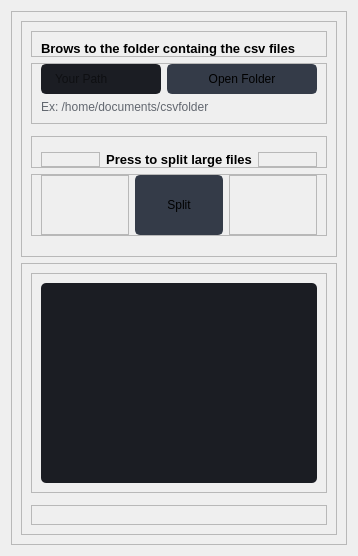
                  <widget class="QWidget" name="page3_LargeFileSplitter">
                   <layout class="QVBoxLayout" name="verticalLayout_24">
                    <item>
                     <widget class="QFrame" name="frame_36">
                      <property name="frameShape">
                       <enum>QFrame::StyledPanel</enum>
                      </property>
                      <property name="frameShadow">
                       <enum>QFrame::Raised</enum>
                      </property>
                      <layout class="QVBoxLayout" name="verticalLayout_23">
                       <item>
                        <widget class="QFrame" name="frame_37">
                         <property name="frameShape">
                          <enum>QFrame::StyledPanel</enum>
                         </property>
                         <property name="frameShadow">
                          <enum>QFrame::Raised</enum>
                         </property>
                         <layout class="QVBoxLayout" name="verticalLayout_21">
                          <property name="bottomMargin">
                           <number>0</number>
                          </property>
                          <item>
                           <widget class="QFrame" name="frame_38">
                            <property name="frameShape">
                             <enum>QFrame::StyledPanel</enum>
                            </property>
                            <property name="frameShadow">
                             <enum>QFrame::Raised</enum>
                            </property>
                            <layout class="QHBoxLayout" name="horizontalLayout_23">
                             <property name="bottomMargin">
                              <number>0</number>
                             </property>
                             <item>
                              <widget class="QLabel" name="labelBoxBlenderInstalation_6">
                               <property name="font">
                                <font>
                                 <family>Segoe UI</family>
                                 <pointsize>10</pointsize>
                                 <weight>75</weight>
                                 <bold>true</bold>
                                </font>
                               </property>
                               <property name="styleSheet">
                                <string notr="true"/>
                               </property>
                               <property name="text">
                                <string>Brows to the folder containg the csv files</string>
                               </property>
                              </widget>
                             </item>
                            </layout>
                           </widget>
                          </item>
                          <item>
                           <widget class="QFrame" name="frame_39">
                            <property name="frameShape">
                             <enum>QFrame::StyledPanel</enum>
                            </property>
                            <property name="frameShadow">
                             <enum>QFrame::Raised</enum>
                            </property>
                            <layout class="QHBoxLayout" name="horizontalLayout_24">
                             <property name="topMargin">
                              <number>0</number>
                             </property>
                             <item>
                              <layout class="QGridLayout" name="gridLayout_7">
                               <property name="bottomMargin">
                                <number>0</number>
                               </property>
                               <item row="0" column="0">
                                <widget class="QLineEdit" name="LineEditPath_Page3">
                                 <property name="minimumSize">
                                  <size>
                                   <width>0</width>
                                   <height>30</height>
                                  </size>
                                 </property>
                                 <property name="styleSheet">
                                  <string notr="true">QLineEdit {
	background-color: rgb(27, 29, 35);
	border-radius: 5px;
	border: 2px solid rgb(27, 29, 35);
	padding-left: 10px;
}
QLineEdit:hover {
	border: 2px solid rgb(64, 71, 88);
}
QLineEdit:focus {
	border: 2px solid rgb(91, 101, 124);
}</string>
                                 </property>
                                 <property name="placeholderText">
                                  <string>Your Path</string>
                                 </property>
                                </widget>
                               </item>
                               <item row="0" column="1">
                                <widget class="QPushButton" name="BtnBrows_Page3_LargeFileSplitter">
                                 <property name="minimumSize">
                                  <size>
                                   <width>150</width>
                                   <height>30</height>
                                  </size>
                                 </property>
                                 <property name="font">
                                  <font>
                                   <family>Segoe UI</family>
                                   <pointsize>9</pointsize>
                                  </font>
                                 </property>
                                 <property name="styleSheet">
                                  <string notr="true">QPushButton {
	border: 2px solid rgb(52, 59, 72);
	border-radius: 5px;	
	background-color: rgb(52, 59, 72);
}
QPushButton:hover {
	background-color: rgb(57, 65, 80);
	border: 2px solid rgb(61, 70, 86);
}
QPushButton:pressed {	
	background-color: rgb(35, 40, 49);
	border: 2px solid rgb(43, 50, 61);
}</string>
                                 </property>
                                 <property name="text">
                                  <string>Open Folder</string>
                                 </property>
                                 <property name="icon">
                                  <iconset resource="files.qrc">
                                   <normaloff>:/16x16/icons/16x16/cil-folder-open.png</normaloff>:/16x16/icons/16x16/cil-folder-open.png</iconset>
                                 </property>
                                </widget>
                               </item>
                               <item row="1" column="0" colspan="2">
                                <widget class="QLabel" name="labelVersion_8">
                                 <property name="styleSheet">
                                  <string notr="true">color: rgb(98, 103, 111);</string>
                                 </property>
                                 <property name="lineWidth">
                                  <number>1</number>
                                 </property>
                                 <property name="text">
                                  <string>Ex: /home/documents/csvfolder</string>
                                 </property>
                                 <property name="alignment">
                                  <set>Qt::AlignLeading|Qt::AlignLeft|Qt::AlignVCenter</set>
                                 </property>
                                </widget>
                               </item>
                              </layout>
                             </item>
                            </layout>
                           </widget>
                          </item>
                          <item>
                           <widget class="QFrame" name="frame_40">
                            <property name="frameShape">
                             <enum>QFrame::StyledPanel</enum>
                            </property>
                            <property name="frameShadow">
                             <enum>QFrame::Raised</enum>
                            </property>
                           </widget>
                          </item>
                          <item>
                           <widget class="QFrame" name="frame_45">
                            <property name="frameShape">
                             <enum>QFrame::StyledPanel</enum>
                            </property>
                            <property name="frameShadow">
                             <enum>QFrame::Raised</enum>
                            </property>
                            <layout class="QHBoxLayout" name="horizontalLayout_25">
                             <property name="topMargin">
                              <number>15</number>
                             </property>
                             <property name="bottomMargin">
                              <number>0</number>
                             </property>
                             <item>
                              <widget class="QFrame" name="frame_46">
                               <property name="frameShape">
                                <enum>QFrame::StyledPanel</enum>
                               </property>
                               <property name="frameShadow">
                                <enum>QFrame::Raised</enum>
                               </property>
                              </widget>
                             </item>
                             <item>
                              <widget class="QLabel" name="labelConvert_Page1_BulkComvert_3">
                               <property name="font">
                                <font>
                                 <family>Segoe UI</family>
                                 <pointsize>10</pointsize>
                                 <weight>75</weight>
                                 <bold>true</bold>
                                </font>
                               </property>
                               <property name="styleSheet">
                                <string notr="true"/>
                               </property>
                               <property name="text">
                                <string>Press to split large files</string>
                               </property>
                               <property name="alignment">
                                <set>Qt::AlignCenter</set>
                               </property>
                              </widget>
                             </item>
                             <item>
                              <widget class="QFrame" name="frame_47">
                               <property name="frameShape">
                                <enum>QFrame::StyledPanel</enum>
                               </property>
                               <property name="frameShadow">
                                <enum>QFrame::Raised</enum>
                               </property>
                              </widget>
                             </item>
                            </layout>
                           </widget>
                          </item>
                          <item>
                           <widget class="QFrame" name="frame_48">
                            <property name="frameShape">
                             <enum>QFrame::StyledPanel</enum>
                            </property>
                            <property name="frameShadow">
                             <enum>QFrame::Raised</enum>
                            </property>
                            <layout class="QHBoxLayout" name="horizontalLayout_26">
                             <property name="topMargin">
                              <number>0</number>
                             </property>
                             <property name="bottomMargin">
                              <number>0</number>
                             </property>
                             <item>
                              <widget class="QFrame" name="frame_49">
                               <property name="frameShape">
                                <enum>QFrame::StyledPanel</enum>
                               </property>
                               <property name="frameShadow">
                                <enum>QFrame::Raised</enum>
                               </property>
                              </widget>
                             </item>
                             <item>
                              <widget class="QPushButton" name="BtnConvert_Page3_LargeFileSplitter">
                               <property name="minimumSize">
                                <size>
                                 <width>60</width>
                                 <height>60</height>
                                </size>
                               </property>
                               <property name="font">
                                <font>
                                 <family>Segoe UI</family>
                                 <pointsize>9</pointsize>
                                </font>
                               </property>
                               <property name="layoutDirection">
                                <enum>Qt::LeftToRight</enum>
                               </property>
                               <property name="autoFillBackground">
                                <bool>false</bool>
                               </property>
                               <property name="styleSheet">
                                <string notr="true">QPushButton {
	border: 2px solid rgb(52, 59, 72);
	border-radius: 5px;	
	background-color: rgb(52, 59, 72);
}
QPushButton:hover {
	background-color: rgb(57, 65, 80);
	border: 2px solid rgb(61, 70, 86);
}
QPushButton:pressed {	
	background-color: rgb(35, 40, 49);
	border: 2px solid rgb(43, 50, 61);
}</string>
                               </property>
                               <property name="text">
                                <string>Split</string>
                               </property>
                               <property name="icon">
                                <iconset>
                                 <normaloff>icons/20x20/cil-paper-plane.png</normaloff>icons/20x20/cil-paper-plane.png</iconset>
                               </property>
                               <property name="checkable">
                                <bool>false</bool>
                               </property>
                              </widget>
                             </item>
                             <item>
                              <widget class="QFrame" name="frame_50">
                               <property name="frameShape">
                                <enum>QFrame::StyledPanel</enum>
                               </property>
                               <property name="frameShadow">
                                <enum>QFrame::Raised</enum>
                               </property>
                              </widget>
                             </item>
                            </layout>
                           </widget>
                          </item>
                          <item>
                           <widget class="QLabel" name="LabelStatus_Page3_LargeFileSplitter">
                            <property name="styleSheet">
                             <string notr="true">color: rgb(98, 103, 111);</string>
                            </property>
                            <property name="lineWidth">
                             <number>1</number>
                            </property>
                            <property name="text">
                             <string/>
                            </property>
                            <property name="alignment">
                             <set>Qt::AlignCenter</set>
                            </property>
                           </widget>
                          </item>
                         </layout>
                        </widget>
                       </item>
                       <item>
                        <widget class="QFrame" name="frame_42">
                         <property name="frameShape">
                          <enum>QFrame::StyledPanel</enum>
                         </property>
                         <property name="frameShadow">
                          <enum>QFrame::Raised</enum>
                         </property>
                         <layout class="QVBoxLayout" name="verticalLayout_22">
                          <item>
                           <widget class="QFrame" name="frame_43">
                            <property name="frameShape">
                             <enum>QFrame::StyledPanel</enum>
                            </property>
                            <property name="frameShadow">
                             <enum>QFrame::Raised</enum>
                            </property>
                            <layout class="QVBoxLayout" name="verticalLayout_37">
                             <item>
                              <widget class="QPlainTextEdit" name="plainTextEdit_Page3">
                               <property name="minimumSize">
                                <size>
                                 <width>200</width>
                                 <height>200</height>
                                </size>
                               </property>
                               <property name="styleSheet">
                                <string notr="true">QPlainTextEdit {
	background-color: rgb(27, 29, 35);
	border-radius: 5px;
	padding: 10px;
}
QPlainTextEdit:hover {
	border: 2px solid rgb(64, 71, 88);
}
QPlainTextEdit:focus {
	border: 2px solid rgb(91, 101, 124);
}</string>
                               </property>
                               <property name="plainText">
                                <string/>
                               </property>
                               <property name="placeholderText">
                                <string/>
                               </property>
                              </widget>
                             </item>
                            </layout>
                           </widget>
                          </item>
                          <item>
                           <widget class="QFrame" name="frame_44">
                            <property name="frameShape">
                             <enum>QFrame::StyledPanel</enum>
                            </property>
                            <property name="frameShadow">
                             <enum>QFrame::Raised</enum>
                            </property>
                           </widget>
                          </item>
                          <item>
                           <widget class="QFrame" name="frame_51">
                            <property name="frameShape">
                             <enum>QFrame::StyledPanel</enum>
                            </property>
                            <property name="frameShadow">
                             <enum>QFrame::Raised</enum>
                            </property>
                            <layout class="QHBoxLayout" name="horizontalLayout_27"/>
                           </widget>
                          </item>
                         </layout>
                        </widget>
                       </item>
                      </layout>
                     </widget>
                    </item>
                   </layout>
                  </widget>
